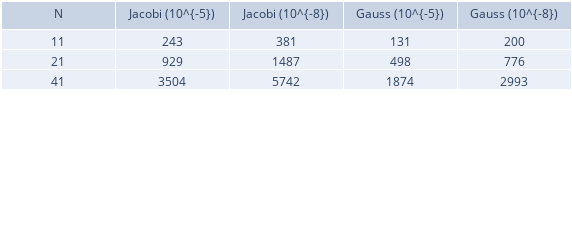

Source (notebook cell):
### Code cell
# MONTANDO TABELA

fig = go.Figure(data=[go.Table(header=dict(values=['N', 'Jacobi (10^{-5})','Jacobi (10^{-8})', 'Gauss (10^{-5})','Gauss (10^{-8})']),
                 cells=dict(values=[Nvalues,Jacobi_5,Jacobi_8,GauS_5,GauS_8 ]))
                     ])
fig.update_layout(width=572,height=90,margin_b=1,margin_l=1,margin_r=1,margin_t=1)
fig.show()

### Figure 1 — Plotly figure (JSON) as saved in the notebook; plotly's stock layout.template omitted (floating-point values rounded to 4 significant figures)
{"data": [{"cells": {"values": [[11, 21, 41], [243, 929, 3504], [381, 1487, 5742], [131, 498, 1874], [200, 776, 2993]]}, "header": {"values": ["N", "Jacobi (10^{-5})", "Jacobi (10^{-8})", "Gauss (10^{-5})", "Gauss (10^{-8})"]}, "type": "table"}], "layout": {"height": 90, "margin": {"b": 1, "l": 1, "r": 1, "t": 1}, "width": 572}}
